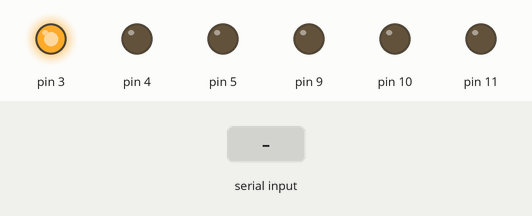
This sketch was run on a simulated Arduino Uno, built with avr-gcc and run on an emulated ATmega328P. Parts: output pins drawn as LEDs (lit = HIGH). The test bench sets the inputs (shaded band). Random numbers use the default seed unless the sketch sets one; what the sketch prints to the serial monitor is not drawn.

Above: at 1.2 s.
1.3 s: "1" received over the second serial link
At 2.0 s:
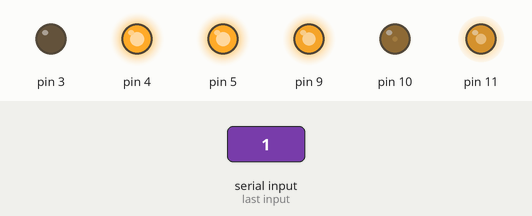
4.3 s: "0" received over the second serial link
At 5.6 s:
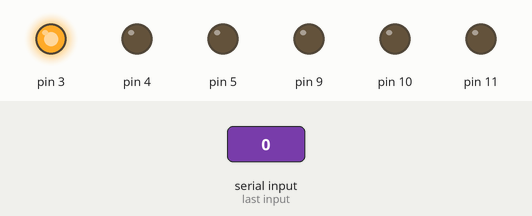
7.3 s: "1" received over the second serial link
At 10.1 s:
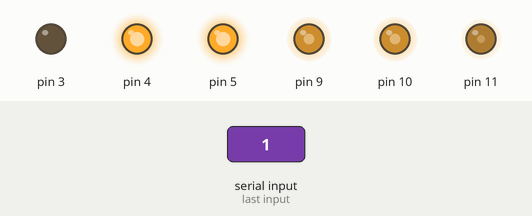
10.3 s: "2" received over the second serial link
Timing chart, 0 to 12.8 s (numbered marks = the images above; inputs shaded):
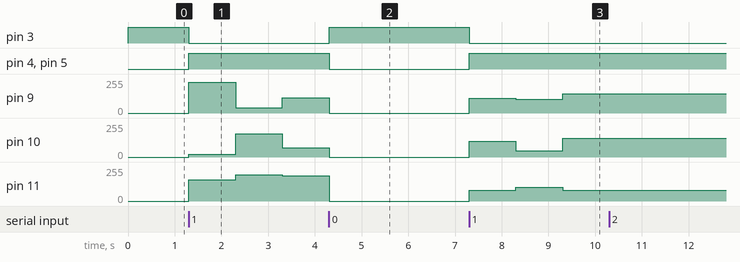

The sketch:

BlueToothLEDs.ino
```cpp
#include <SoftwareSerial.h>

SoftwareSerial mySerial(6,7);

char data;

void setup() {
  // Open serial communications and wait for port to open:
  Serial.begin(115200);
  while (!Serial) {
    ; // wait for serial port to connect. Needed for Native USB only
  }

  // put your setup code here, to run once:
  pinMode(3, OUTPUT);
  pinMode(4, OUTPUT);
  pinMode(5, OUTPUT);
  pinMode(9, OUTPUT);
  pinMode(10, OUTPUT);
  pinMode(11, OUTPUT);
  mySerial.begin(9600);
  data = '0';
}

void loop() {
  Serial.print("Loop data: ");
  Serial.print(data);
  if(data == '0') {
    digitalWrite(3, HIGH);
    digitalWrite(4, LOW);
    digitalWrite(5, LOW);
    analogWrite(9, 0);
    analogWrite(10, 0);
    analogWrite(11, 0);
  } else if(data == '1') {
    digitalWrite(3, LOW);
    digitalWrite(4, HIGH);
    digitalWrite(5, HIGH);
    analogWrite(9, random(0 ,255));
    analogWrite(10, random(0 ,255));
    analogWrite(11, random(0, 255));
    delay(1000);
  }
  if(mySerial.available() > 0) {
    Serial.print("Serial data: ");
    data = mySerial.read();
  }
  Serial.println("End loop");
}
```

Measured:
- after the input at 1.3 s, pin 3: HIGH → LOW at once; pin 4, pin 5: LOW → HIGH at once; pin 9: 0/255 → 232/255 at once, → 38/255 1.0 s later, → 114/255 1.0 s later; pin 10: 0/255 → 19/255 at once, → 175/255 1.0 s later, → 68/255 1.0 s later; pin 11: 0/255 → 158/255 at once, → 197/255 1.0 s later, → 188/255 1.0 s later
- after the input at 4.3 s, pin 3: LOW → HIGH at once; pin 4, pin 5: HIGH → LOW at once
- after the input at 7.3 s, pin 3: HIGH → LOW at once; pin 4, pin 5: LOW → HIGH at once; pin 9: 0/255 → 109/255 at once, → 102/255 1.0 s later, → 143/255 1.0 s later; pin 10: 0/255 → 120/255 at once, → 47/255 1.0 s later, → 142/255 1.0 s later; pin 11: 0/255 → 80/255 at once, → 102/255 1.0 s later, → 79/255 1.0 s later
